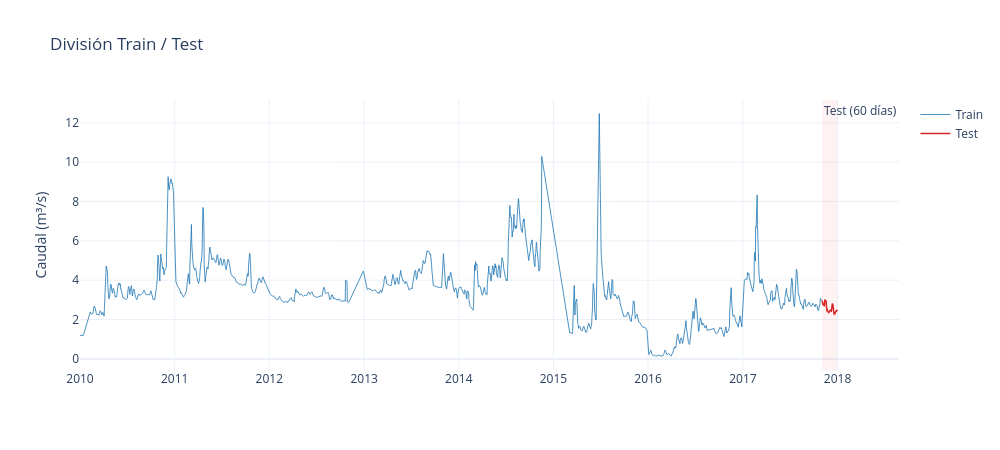

Write notebook code for a chart like this one.
### Markdown cell above
## 3. División Train / Test

Reservamos los **últimos 60 días** como conjunto de prueba (test).  
- **Train:** Todo excepto los últimos 60 días → para entrenar los modelos  
- **Test:** Últimos 60 días → para evaluar precisión  
- **Horizonte de pronóstico:** 60 días (evaluamos en test; luego pronosticamos 30 días a futuro)

### Code cell
# =============================================================================
# CONCEPTO: División temporal Train / Test (Hold-Out)
# -----------------------------------------------------------------------------
# HORIZONTE = 60  → reservamos los últimos 60 días como conjunto de prueba
#   Criterio de elección: 60 días > horizonte de pronóstico práctico (30 d)
#   y representa ~2 meses = suficiente para evaluar el patrón estacional
#   a corto plazo sin sacrificar demasiados datos de entrenamiento.
#
# train = df["Caudal"].iloc[:-HORIZONTE]
#   → todos los datos excepto los últimos 60 → entrenamiento del modelo
#   → iloc con índice negativo: -N toma desde el inicio hasta N antes del final
#
# test = df["Caudal"].iloc[-HORIZONTE:]
#   → los últimos 60 días → evaluación out-of-sample (no vistos en entrenamiento)
#
# División Hold-Out vs Validación Cruzada Temporal:
#   Hold-Out:                  simple, rápido, 1 evaluación
#   Walk-Forward Validation:   múltiples ventanas, más robusta pero costosa
#   Cross-validation temporal: requiere TimeSeriesSplit de sklearn
#   → Para este proyecto usamos Hold-Out por simplicidad computacional
#
# add_vrect(x0, x1, fillcolor) → resalta visualmente el período de test
#   con un fondo semitransparente rojo, facilitando la identificación del
#   período de evaluación en el gráfico
#
# CRITERIO DE USO: En series de tiempo NO se mezclan aleatoriamente train
# y test como en modelos tabulares. El test SIEMPRE debe ser el período
# más reciente para respetar la causalidad temporal y evitar data leakage.
# =============================================================================
# División train/test
HORIZONTE = 60  # días de test

train = df["Caudal"].iloc[:-HORIZONTE]
test = df["Caudal"].iloc[-HORIZONTE:]

print(f"📊 División Train / Test:")
print(f"   Train: {train.index.min().date()} → {train.index.max().date()} ({len(train)} días)")
print(f"   Test:  {test.index.min().date()} → {test.index.max().date()} ({len(test)} días)")

# Visualización del split
fig = go.Figure()
fig.add_trace(go.Scatter(x=train.index, y=train, mode="lines",
              name="Train", line=dict(color="#1f77b4", width=0.8)))
fig.add_trace(go.Scatter(x=test.index, y=test, mode="lines",
              name="Test", line=dict(color="#d62728", width=1.5)))
fig.add_vrect(x0=test.index.min(), x1=test.index.max(),
              fillcolor="rgba(255,0,0,0.05)", line_width=0,
              annotation_text="Test (60 días)", annotation_position="top left")
fig.update_layout(title="División Train / Test", xaxis_title="",
                  yaxis_title="Caudal (m³/s)", width=1000, height=450,
                  hovermode="x unified")
fig.show()

### Figure 1 — Plotly figure (JSON) as saved in the notebook; plotly's stock layout.template omitted (floating-point values rounded to 4 significant figures; data arrays with more than 128 entries replaced by an {"elided": "..."} marker saying what was removed)
{"data": [{"line": {"color": "#1f77b4", "width": 0.8}, "mode": "lines", "name": "Train", "type": "scatter", "x": {"elided": "2862 str values"}, "y": {"elided": "2862 float values"}}, {"line": {"color": "#d62728", "width": 1.5}, "mode": "lines", "name": "Test", "type": "scatter", "x": ["2017-11-02T00:00:00.000000000", "2017-11-03T00:00:00.000000000", "2017-11-04T00:00:00.000000000", "2017-11-05T00:00:00.000000000", "2017-11-06T00:00:00.000000000", "2017-11-07T00:00:00.000000000", "2017-11-08T00:00:00.000000000", "2017-11-09T00:00:00.000000000", "2017-11-10T00:00:00.000000000", "2017-11-11T00:00:00.000000000", "2017-11-12T00:00:00.000000000", "2017-11-13T00:00:00.000000000", "2017-11-14T00:00:00.000000000", "2017-11-15T00:00:00.000000000", "2017-11-16T00:00:00.000000000", "2017-11-17T00:00:00.000000000", "2017-11-18T00:00:00.000000000", "2017-11-19T00:00:00.000000000", "2017-11-20T00:00:00.000000000", "2017-11-21T00:00:00.000000000", "2017-11-22T00:00:00.000000000", "2017-11-23T00:00:00.000000000", "2017-11-24T00:00:00.000000000", "2017-11-25T00:00:00.000000000", "2017-11-26T00:00:00.000000000", "2017-11-27T00:00:00.000000000", "2017-11-28T00:00:00.000000000", "2017-11-29T00:00:00.000000000", "2017-11-30T00:00:00.000000000", "2017-12-01T00:00:00.000000000", "2017-12-02T00:00:00.000000000", "2017-12-03T00:00:00.000000000", "2017-12-04T00:00:00.000000000", "2017-12-05T00:00:00.000000000", "2017-12-06T00:00:00.000000000", "2017-12-07T00:00:00.000000000", "2017-12-08T00:00:00.000000000", "2017-12-09T00:00:00.000000000", "2017-12-10T00:00:00.000000000", "2017-12-11T00:00:00.000000000", "2017-12-12T00:00:00.000000000", "2017-12-13T00:00:00.000000000", "2017-12-14T00:00:00.000000000", "2017-12-15T00:00:00.000000000", "2017-12-16T00:00:00.000000000", "2017-12-17T00:00:00.000000000", "2017-12-18T00:00:00.000000000", "2017-12-19T00:00:00.000000000", "2017-12-20T00:00:00.000000000", "2017-12-21T00:00:00.000000000", "2017-12-22T00:00:00.000000000", "2017-12-23T00:00:00.000000000", "2017-12-24T00:00:00.000000000", "2017-12-25T00:00:00.000000000", "2017-12-26T00:00:00.000000000", "2017-12-27T00:00:00.000000000", "2017-12-28T00:00:00.000000000", "2017-12-29T00:00:00.000000000", "2017-12-30T00:00:00.000000000", "2017-12-31T00:00:00.000000000"], "y": [2.976, 2.791, 2.812, 2.771, 2.756, 2.758, 2.77, 2.726, 2.713, 2.713, 2.893, 3.017, 2.993, 2.934, 2.924, 2.941, 2.915, 2.691, 2.505, 2.465, 2.486, 2.484, 2.418, 2.363, 2.342, 2.337, 2.336, 2.364, 2.37, 2.404, 2.444, 2.463, 2.488, 2.492, 2.447, 2.427, 2.432, 2.518, 2.684, 2.771, 2.808, 2.788, 2.752, 2.697, 2.57, 2.392, 2.283, 2.249, 2.302, 2.316, 2.31, 2.35, 2.407, 2.42, 2.436, 2.442, 2.434, 2.476, 2.476, 2.431]}], "layout": {"annotations": [{"showarrow": false, "text": "Test (60 días)", "x": "2017-11-02T00:00:00", "xanchor": "left", "xref": "x", "y": 1, "yanchor": "top", "yref": "y domain"}], "height": 450, "hovermode": "x unified", "shapes": [{"fillcolor": "rgba(255,0,0,0.05)", "line": {"width": 0}, "type": "rect", "x0": "2017-11-02T00:00:00", "x1": "2017-12-31T00:00:00", "xref": "x", "y0": 0, "y1": 1, "yref": "y domain"}], "title": {"text": "División Train / Test"}, "width": 1000, "xaxis": {"title": {"text": ""}}, "yaxis": {"title": {"text": "Caudal (m³/s)"}}}}
